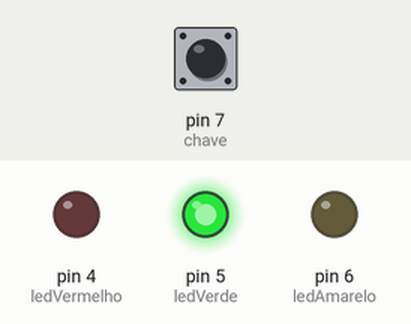
Simulated run of this sketch. Board: Arduino Uno, built with avr-gcc and run on an emulated ATmega328P. Shown: output pins drawn as LEDs (lit = HIGH). Inputs (shaded band) come from the test bench; at power-on: pin 7 (chave) HIGH.

Above: at 3.3 s.
3.4 s: pin 7 (chave) pulled LOW for 0.15 s
At 5.8 s:
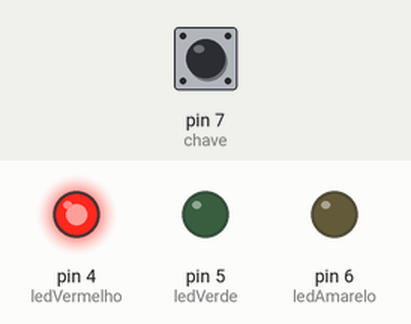
6.5 s: pin 7 (chave) pulled LOW for 1 s
At 8.9 s:
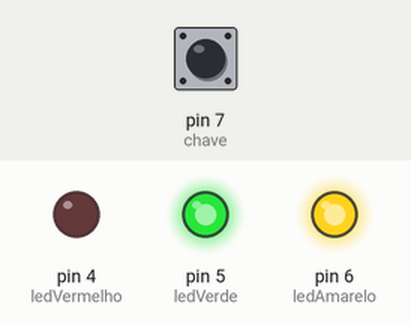
10.5 s: pin 7 (chave) pulled LOW for 3.2 s
At 17.6 s:
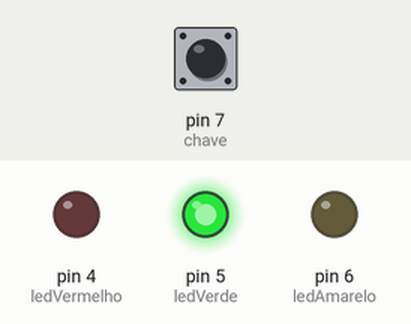
Timing chart, 0 to 19.1 s (numbered marks = the images above; inputs shaded):
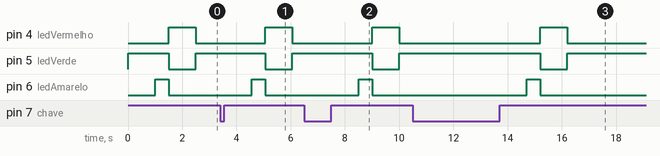

The sketch:

semaforobotao.ino
```cpp
const byte ledVermelho = 4;
const byte ledVerde = 5;
const byte ledAmarelo = 6;
const byte chave = 7;

boolean estadoCorrente = LOW;
boolean estadoAnterior=LOW;
//boolean ledOn = false;

void setup() {
  pinMode(ledVermelho,OUTPUT);
  pinMode(ledVerde,OUTPUT);
  pinMode(ledAmarelo,OUTPUT);
  pinMode(chave,INPUT_PULLUP);
}

void loop() {
  digitalWrite(ledVermelho,LOW);
  digitalWrite(ledVerde,HIGH);

  estadoCorrente = debounce(estadoAnterior);

  if (estadoAnterior==LOW && estadoCorrente==HIGH && digitalRead(ledVerde)==HIGH){
    //ledOn = !ledOn;
    delay(1000);

    digitalWrite(ledVerde,HIGH);
    digitalWrite(ledAmarelo,HIGH);
    delay(500);

    digitalWrite(ledVermelho,HIGH);
    digitalWrite(ledAmarelo,LOW);
    digitalWrite(ledVerde,LOW);
    delay(1000);
  }
  estadoAnterior = estadoCorrente;
}


boolean debounce(boolean estadoAnterior){

  boolean corrente = digitalRead(chave);

   if( estadoAnterior!= corrente){
     delay(5);
     corrente =  digitalRead(chave);
   }
  return corrente;
}
```

Measured:
- after the input at 3.4 s, pin 4 (ledVermelho): LOW → HIGH after 1.7 s, → LOW 1.0 s later; pin 5 (ledVerde): HIGH → LOW after 1.7 s, → HIGH 1.0 s later; pin 6 (ledAmarelo): LOW → HIGH after 1.2 s, → LOW 0.50 s later
- after the input at 6.5 s, pin 4 (ledVermelho): LOW → HIGH after 2.5 s, → LOW 1.0 s later; pin 5 (ledVerde): HIGH → LOW after 2.5 s, → HIGH 1.0 s later; pin 6 (ledAmarelo): LOW → HIGH after 2.0 s, → LOW 0.50 s later
- after the input at 10.5 s, pin 4 (ledVermelho): LOW → HIGH after 4.7 s, → LOW 1.0 s later; pin 5 (ledVerde): HIGH → LOW after 4.7 s, → HIGH 1.0 s later; pin 6 (ledAmarelo): LOW → HIGH after 4.2 s, → LOW 0.50 s later
